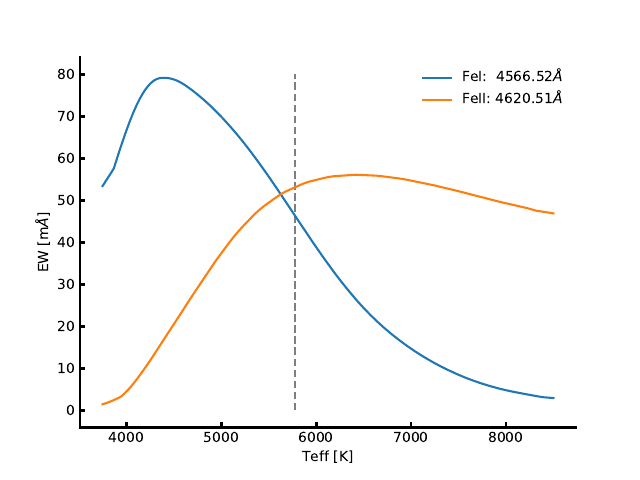

Source code (Python):
from __future__ import division
import os
import numpy as np
import matplotlib.pyplot as plt
import matplotlib.patches as mpatches
from interpolation import interpolator
from utils import _run_moog as moog
from utils import Readmoog

'''Show EW dependence on Teff, Fig. 13.4 in Gray'''


def get_EW(teff):
    interpolator((teff, 4.44, 0.00, 1.00))
    moog()
    d = np.loadtxt('summary.out', skiprows=5, usecols=(6))
    os.remove('summary.out')
    os.remove('result.out')
    return d


if __name__ == '__main__':
    Teffs = np.linspace(3750, 8500, 1000)
    # This part was run in the FASMA folder since I need the directory with atmosphere models
    # d = np.zeros((len(Teffs), 3))
    # for i, Teff in enumerate(Teffs):
    #     ew1, ew2 = get_EW(Teff)
    #     d[i, 0] = Teff
    #     d[i, 1] = ew1
    #     d[i, 2] = ew2
    # np.savetxt('ewTeff.dat', d)

    d = np.loadtxt('ewTeff.dat')

    plt.plot(Teffs, d[:,1], '-', label=r'FeI:  4566.52$\AA$')
    plt.plot(Teffs, d[:,2], '-', label=r'FeII: 4620.51$\AA$')
    plt.xlabel('Teff [K]')
    plt.ylabel(r'EW [m$\AA$]')
    plt.legend(loc='best', frameon=False)

    # plt.savefig('ewTeff.pdf')
    plt.show()
